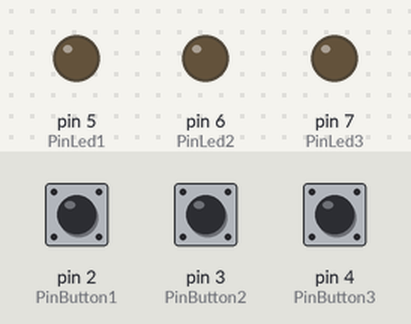
Simulated run of this sketch. Board: Arduino Uno, built with avr-gcc and run on an emulated ATmega328P. On the bench: output pins drawn as LEDs (lit = HIGH). Inputs (shaded band) come from the test bench; at power-on: pin 2 (PinButton1) HIGH, pin 3 (PinButton2) HIGH, pin 4 (PinButton3) HIGH.

Above: at 1.2 s.
1.3 s: pin 2 (PinButton1) pulled LOW for 0.15 s
At 1.37 s:
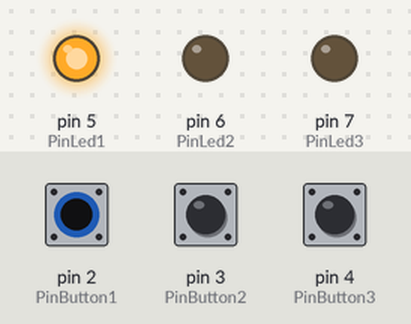
2.9 s: pin 3 (PinButton2) pulled LOW for 0.15 s
At 2.97 s:
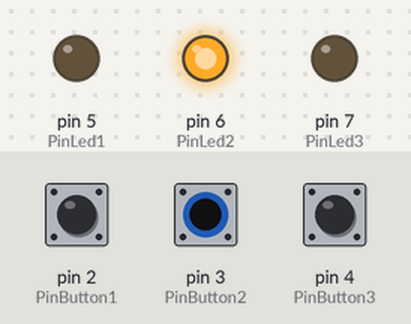
4.5 s: pin 4 (PinButton3) pulled LOW for 0.15 s
At 4.57 s:
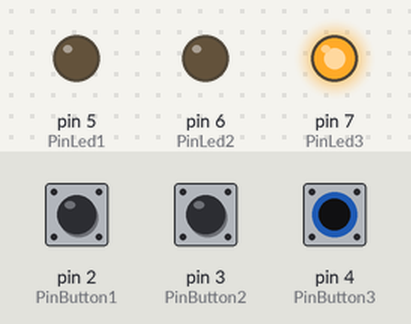
6.1 s: pin 4 (PinButton3) pulled LOW for 3.2 s
At 10.4 s:
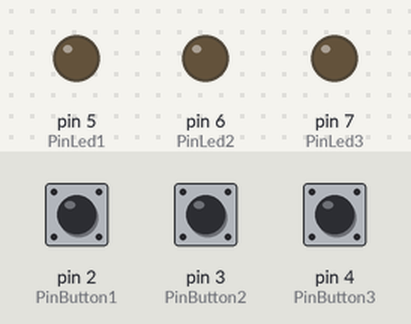
10.8 s: pin 2 (PinButton1) pulled LOW for 3.2 s
At 11.5 s:
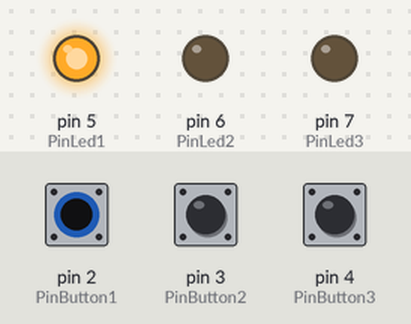
15.5 s: pin 2 (PinButton1) driven LOW and pin 3 (PinButton2) driven LOW
At 16.3 s:
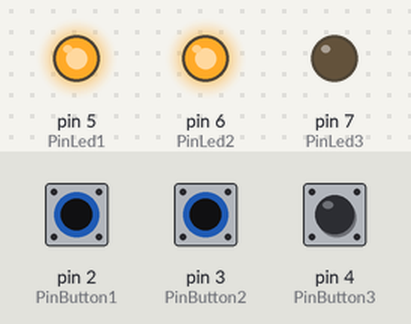
Timing chart, 0 to 18.0 s (numbered marks = the images above; inputs shaded):
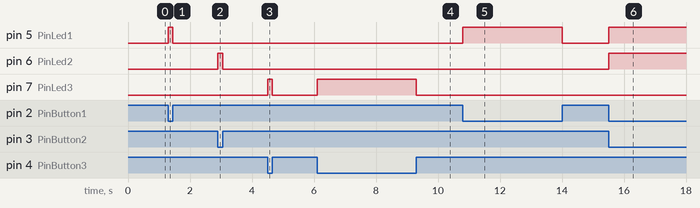

The sketch:

3_leds_with_buttons_1.ino
```cpp
int PinButton1 = 2;
int PinButton2 = 3;
int PinButton3 = 4;
int PinLed1 = 5;
int PinLed2 = 6;
int PinLed3 = 7;

void setup() {
  pinMode(PinButton1, INPUT);
  digitalWrite(PinButton1, HIGH);
  pinMode(PinButton2, INPUT);
  digitalWrite(PinButton2, HIGH);
  pinMode(PinButton3, INPUT);
  digitalWrite(PinButton3, HIGH);
  pinMode(PinLed1, OUTPUT);
  pinMode(PinLed2, OUTPUT);
  pinMode(PinLed3, OUTPUT);
}

void loop() {
  if (digitalRead(PinButton1) == LOW) {
    digitalWrite(PinLed1, HIGH);
  } else {
    digitalWrite(PinLed1, LOW);
  }

  if (digitalRead(PinButton2) == LOW) {
    digitalWrite(PinLed2, HIGH);
  } else {
    digitalWrite(PinLed2, LOW);
  }

  if (digitalRead(PinButton3) == LOW) {
    digitalWrite(PinLed3, HIGH);
  } else {
    digitalWrite(PinLed3, LOW);
  }
}
```

Measured:
- after the input at 1.3 s, pin 5 (PinLed1): LOW → HIGH at once, → LOW 0.15 s later
- after the input at 2.9 s, pin 6 (PinLed2): LOW → HIGH at once, → LOW 0.15 s later
- after the input at 4.5 s, pin 7 (PinLed3): LOW → HIGH at once, → LOW 0.15 s later
- after the input at 6.1 s, pin 7 (PinLed3): LOW → HIGH at once, → LOW 3.2 s later
- after the input at 10.8 s, pin 5 (PinLed1): LOW → HIGH at once, → LOW 3.2 s later
- after the input at 15.5 s, pin 5 (PinLed1), pin 6 (PinLed2): LOW → HIGH at once
